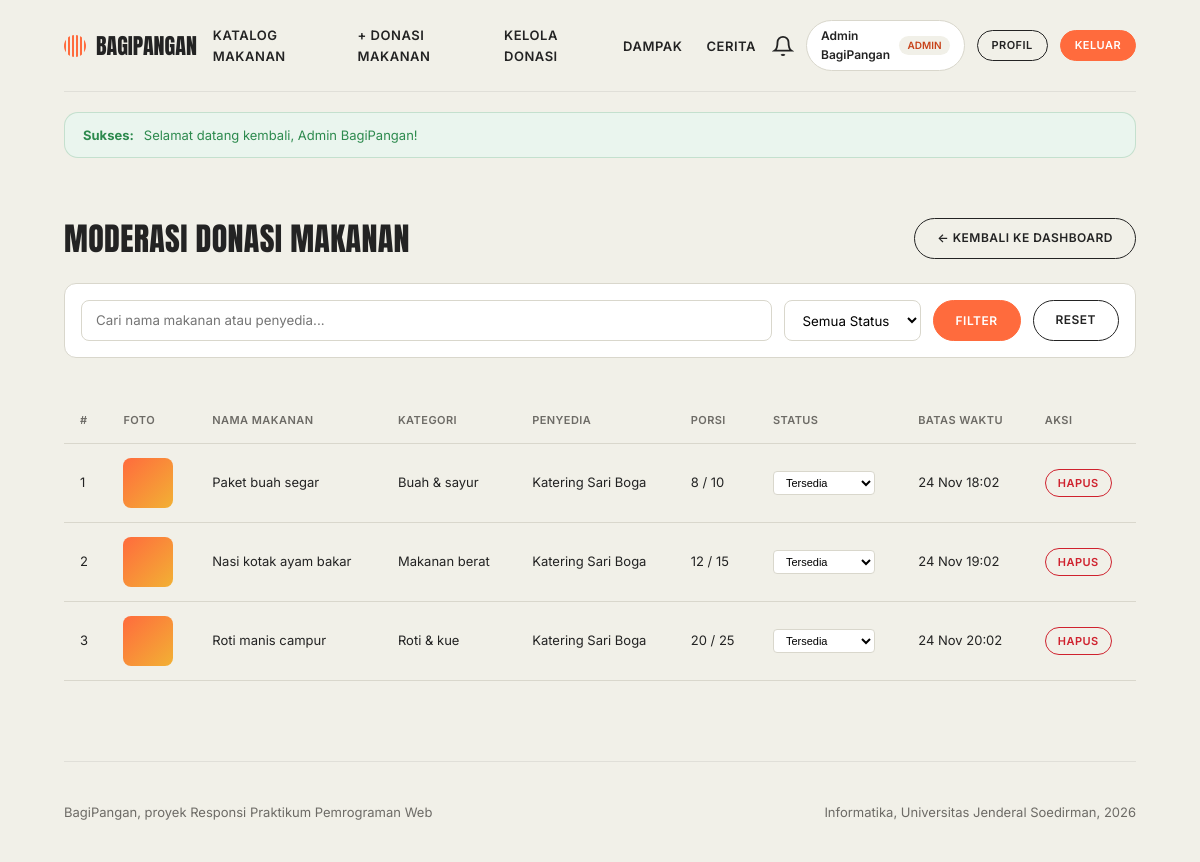
/admin/donasi.php (signed in), run on the app's committed database.
### tables this page shows
CREATE TABLE IF NOT EXISTS donasi (
    id INT AUTO_INCREMENT PRIMARY KEY,
    user_id INT NOT NULL,
    kategori_id INT NOT NULL,
    nama_makanan VARCHAR(150) NOT NULL,
    deskripsi TEXT NULL,
    porsi_awal INT NOT NULL,
    porsi_tersisa INT NOT NULL,
    batas_waktu DATETIME NOT NULL,
    alamat_ambil TEXT NOT NULL,
    foto VARCHAR(255) NULL,
    status ENUM('tersedia', 'habis', 'kedaluwarsa', 'dibatalkan') DEFAULT 'tersedia',
    created_at TIMESTAMP DEFAULT CURRENT_TIMESTAMP,
    updated_at TIMESTAMP DEFAULT CURRENT_TIMESTAMP ON UPDATE CURRENT_TIMESTAMP,
    FOREIGN KEY (user_id) REFERENCES users(id) ON DELETE CASCADE,
    FOREIGN KEY (kategori_id) REFERENCES kategori(id) ON DELETE RESTRICT
);

CREATE TABLE IF NOT EXISTS kategori (
    id INT AUTO_INCREMENT PRIMARY KEY,
    nama_kategori VARCHAR(50) NOT NULL UNIQUE,
    slug VARCHAR(50) NOT NULL UNIQUE,
    deskripsi VARCHAR(255) NULL,
    created_at TIMESTAMP DEFAULT CURRENT_TIMESTAMP
);

CREATE TABLE IF NOT EXISTS users (
    id INT AUTO_INCREMENT PRIMARY KEY,
    nama VARCHAR(100) NOT NULL,
    email VARCHAR(100) NOT NULL UNIQUE,
    password VARCHAR(255) NOT NULL,
    no_hp VARCHAR(20) NOT NULL,
    alamat TEXT NOT NULL,
    role ENUM('penyedia', 'penerima', 'admin') NOT NULL DEFAULT 'penerima',
    foto VARCHAR(255) DEFAULT 'default-avatar.png',
    created_at TIMESTAMP DEFAULT CURRENT_TIMESTAMP,
    updated_at TIMESTAMP DEFAULT CURRENT_TIMESTAMP ON UPDATE CURRENT_TIMESTAMP
);

### admin/donasi.php (the view, shortened to what this page needs)
<?php
require_once __DIR__ . '/../config/database.php';
$root_path = '/Responsi-Praktikum-Pemweb';
$search = trim($_GET['search'] ?? '');
$where = ["1=1"];
$params = [];
$where_sql = implode(' AND ', $where);
$stmt = $pdo->prepare("
    SELECT d.*, k.nama_kategori, u.nama AS nama_penyedia
    FROM donasi d
    JOIN kategori k ON d.kategori_id = k.id
    JOIN users u ON d.user_id = u.id
    WHERE $where_sql
    ORDER BY d.created_at DESC
");
$stmt->execute($params);
$donasi_list = $stmt->fetchAll();
require_once __DIR__ . '/../includes/header.php';
?>
<div class="wrap">
    <div style="display: flex; justify-content: space-between; align-items: center; margin-bottom: 24px; flex-wrap: wrap; gap: 16px;">
        <h1>Moderasi Donasi Makanan</h1>
        <a href="<?= $root_path ?>/admin/" class="btn">← Kembali ke Dashboard</a>
    </div>
    <form method="GET" style="display: flex; gap: 12px; flex-wrap: wrap; margin-bottom: 24px; padding: 16px; background: var(--white); border-radius: 12px; border: 1px solid var(--line);">
        <input type="text" name="search" placeholder="Cari nama makanan atau penyedia..."
               value="<?= htmlspecialchars($search) ?>"
               style="flex: 1; min-width: 200px; padding: 10px 14px; border: 1.5px solid var(--line); border-radius: 8px; font-family: inherit;">
        <select name="status" style="padding: 10px 14px; border: 1.5px solid var(--line); border-radius: 8px; font-family: inherit; background: var(--white);">
            <option value="">Semua Status</option>
        </select>
        <button type="submit" class="btn fill">Filter</button>
        <a href="<?= $root_path ?>/admin/donasi.php" class="btn">Reset</a>
    </form>
    <div class="table-responsive">
        <table class="data-table">
            <thead>
                <tr>
                    <th>#</th>
                    <th>Foto</th>
                    <th>Nama Makanan</th>
                    <th>Kategori</th>
                    <th>Penyedia</th>
                    <th>Porsi</th>
                    <th>Status</th>
                    <th>Batas Waktu</th>
                    <th>Aksi</th>
                </tr>
            </thead>
            <tbody>
                <?php if (empty($donasi_list)): ?>
                    <tr>
                        <td colspan="9" style="text-align: center; padding: 40px; color: var(--muted);">Tidak ada donasi ditemukan</td>
                    </tr>
                <?php else: ?>
                    <?php foreach ($donasi_list as $idx => $d):
                        $foto_src = !empty($d['foto']) && file_exists(__DIR__ . '/../uploads/makanan/' . $d['foto'])
                            ? $root_path . '/uploads/makanan/' . htmlspecialchars($d['foto'])
                            : null;
                    ?>
                        <tr>
                            <td><?= $idx + 1 ?></td>
                            <td>
                                <?php if ($foto_src): ?>
                                    <img src="<?= $foto_src ?>" alt="" style="width: 50px; height: 50px; object-fit: cover; border-radius: 8px;">
                                <?php else: ?>
                                    <div style="width: 50px; height: 50px; background: linear-gradient(135deg, #FF6B3D, #f2b134); border-radius: 8px;"></div>
                                <?php endif; ?>
                            </td>
                            <td><?= htmlspecialchars($d['nama_makanan']) ?></td>
                            <td><?= htmlspecialchars($d['nama_kategori']) ?></td>
                            <td><?= htmlspecialchars($d['nama_penyedia']) ?></td>
                            <td><?= $d['porsi_tersisa'] ?> / <?= $d['porsi_awal'] ?></td>
                            <td>
                                <form method="POST" style="display: inline;">
                                    <select name="new_status" onchange="this.form.submit()"
                                            style="padding: 4px 8px; border: 1px solid var(--line); border-radius: 4px; font-size: 11px; background: var(--white);">
                                        <option value="tersedia" <?= $d['status'] === 'tersedia' ? 'selected' : '' ?>>Tersedia</option>
                                    </select>
                                </form>
                            </td>
                            <td><?= date('d M H:i', strtotime($d['batas_waktu'])) ?></td>
                            <td>
                                <form method="POST" style="display: inline;" onsubmit="return confirm('Yakin ingin menghapus donasi ini? Foto dan data terkait (pesanan, ulasan) akan ikut terhapus.');">
                                    <button type="submit" class="btn danger" style="font-size: 11px; padding: 6px 12px;">Hapus</button>
                                </form>
                            </td>
                        </tr>
                    <?php endforeach; ?>
                <?php endif; ?>
            </tbody>
        </table>
    </div>
</div>
<?php require_once __DIR__ . '/../includes/footer.php'; ?>

### assets/css/style.css (style rules this page uses)
:root { --cream: #F1F0E8; --ink: #232323; --orange: #FF6B3D; --rust: #C8431A; --white: #ffffff; --muted: #6d6b66; --line: #d9d7cc; --green: #2d8a4e; --green-bg: #eaf5ee; --red: #cf222e; --red-bg: #ffebe9; --radius-pill: 999px; --radius-card: 28px; }
* { box-sizing: border-box; margin: 0; padding: 0; }
html { scroll-behavior: smooth; }
body { background: var(--cream); color: var(--ink); font-family: 'Inter', system-ui, -apple-system, sans-serif; line-height: 1.55; min-height: 100vh; display: flex; flex-direction: column; }
h1, h2, h3, h4, .display { font-family: 'Anton', Impact, "Arial Narrow", sans-serif; font-weight: 400; text-transform: uppercase; line-height: 1.1; letter-spacing: .01em; }
a { color: inherit; text-decoration: none; }
.wrap { max-width: 1120px; margin: 0 auto; padding: 0 24px; width: 100%; }
.btn { display: inline-block; border: 1.5px solid var(--ink); border-radius: var(--radius-pill); padding: 10px 22px; font-size: 12px; font-weight: 600; text-transform: uppercase; letter-spacing: .04em; background: transparent; color: var(--ink); cursor: pointer; font-family: inherit; transition: all .2s ease; text-align: center; }
.btn.fill { background: var(--orange); border-color: var(--orange); color: var(--white); }
.btn.danger { border-color: var(--red); color: var(--red); }
.table-responsive { overflow-x: auto; }
.data-table { width: 100%; border-collapse: collapse; margin-top: 16px; }
.data-table th, .data-table td { padding: 14px 16px; text-align: left; border-bottom: 1px solid var(--line); font-size: 13px; }
.data-table th { font-weight: 600; text-transform: uppercase; font-size: 11px; letter-spacing: .04em; color: var(--muted); }

### data on the page
donasi: nama_makanan "Paket buah segar", kategori.nama_kategori "Buah & sayur", user.nama "Katering Sari Boga", porsi_tersisa "8", porsi_awal "10", new_status "Tersedia", batas_waktu "24 Nov 18:02"
donasi: nama_makanan "Nasi kotak ayam bakar", kategori.nama_kategori "Makanan berat", user.nama "Katering Sari Boga", porsi_tersisa "12", porsi_awal "15", new_status "Tersedia", batas_waktu "24 Nov 19:02"
donasi: nama_makanan "Roti manis campur", kategori.nama_kategori "Roti & kue", user.nama "Katering Sari Boga", porsi_tersisa "20", porsi_awal "25", new_status "Tersedia", batas_waktu "24 Nov 20:02"

### other printed values
$user['nama'] "Admin BagiPangan"
$user['role'] "ADMIN"
$flash_success "Selamat datang kembali, Admin BagiPangan!"
